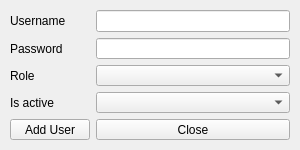
<?xml version="1.0" encoding="UTF-8"?>
<ui version="4.0">
 <class>MainWindow</class>
 <widget class="QMainWindow" name="MainWindow">
  <property name="windowModality">
   <enum>Qt::ApplicationModal</enum>
  </property>
  <property name="geometry">
   <rect>
    <x>0</x>
    <y>0</y>
    <width>300</width>
    <height>150</height>
   </rect>
  </property>
  <property name="minimumSize">
   <size>
    <width>300</width>
    <height>150</height>
   </size>
  </property>
  <property name="maximumSize">
   <size>
    <width>300</width>
    <height>150</height>
   </size>
  </property>
  <property name="windowTitle">
   <string>Add Users</string>
  </property>
  <property name="windowIcon">
   <iconset resource="../resource/resources.qrc">
    <normaloff>:/icons/icons8-edit-80.png</normaloff>:/icons/icons8-edit-80.png</iconset>
  </property>
  <widget class="QWidget" name="centralwidget">
   <layout class="QGridLayout" name="gridLayout">
    <property name="leftMargin">
     <number>10</number>
    </property>
    <property name="topMargin">
     <number>10</number>
    </property>
    <property name="rightMargin">
     <number>10</number>
    </property>
    <property name="bottomMargin">
     <number>10</number>
    </property>
    <item row="2" column="0">
     <widget class="QLabel" name="label_3">
      <property name="text">
       <string>Role</string>
      </property>
     </widget>
    </item>
    <item row="4" column="0">
     <widget class="QPushButton" name="add_user">
      <property name="text">
       <string>Add User</string>
      </property>
     </widget>
    </item>
    <item row="0" column="0">
     <widget class="QLabel" name="label">
      <property name="text">
       <string>Username</string>
      </property>
     </widget>
    </item>
    <item row="0" column="1">
     <widget class="QLineEdit" name="a_uname"/>
    </item>
    <item row="2" column="1">
     <widget class="QComboBox" name="a_role"/>
    </item>
    <item row="4" column="1">
     <widget class="QPushButton" name="cancel_user">
      <property name="text">
       <string>Close</string>
      </property>
     </widget>
    </item>
    <item row="1" column="0">
     <widget class="QLabel" name="label_2">
      <property name="text">
       <string>Password</string>
      </property>
     </widget>
    </item>
    <item row="1" column="1">
     <widget class="QLineEdit" name="a_password">
      <property name="echoMode">
       <enum>QLineEdit::Password</enum>
      </property>
     </widget>
    </item>
    <item row="3" column="0">
     <widget class="QLabel" name="label_4">
      <property name="text">
       <string>Is active</string>
      </property>
     </widget>
    </item>
    <item row="3" column="1">
     <widget class="QComboBox" name="a_isactive"/>
    </item>
   </layout>
  </widget>
 </widget>
 <resources>
  <include location="../resource/resources.qrc"/>
 </resources>
 <connections/>
</ui>
